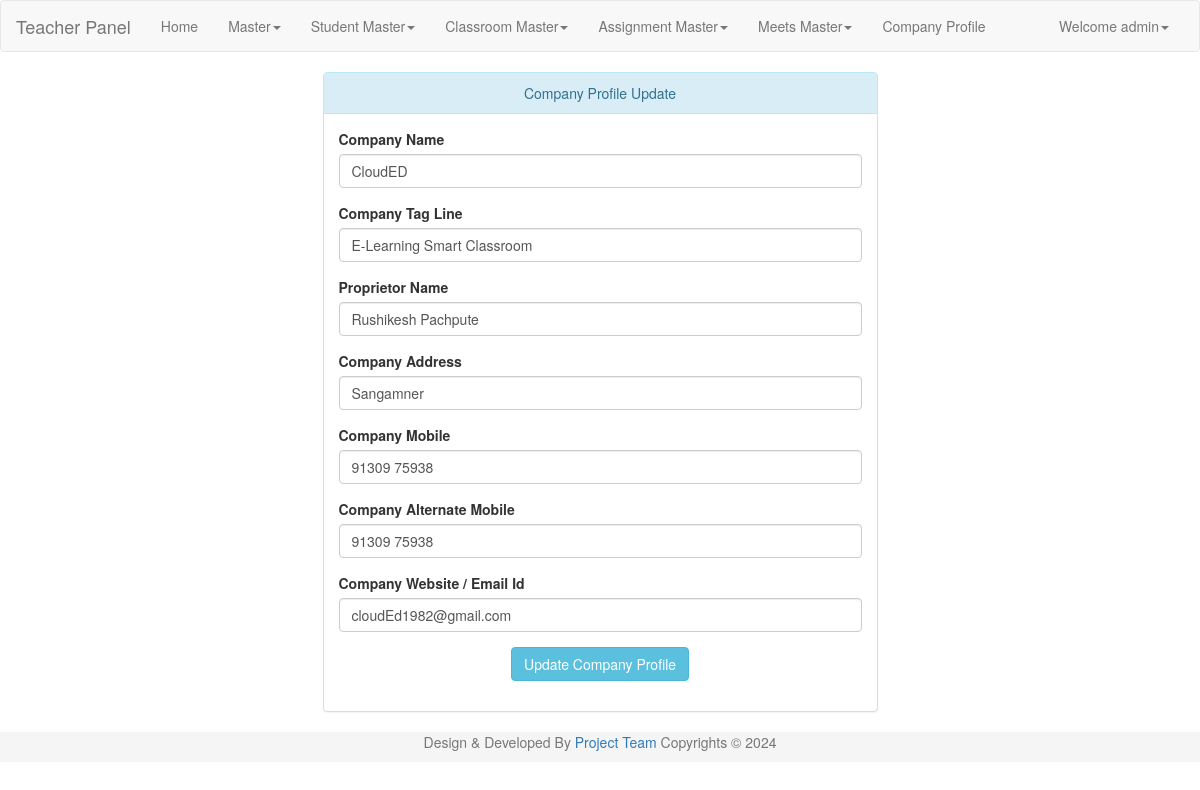
Page /zel_admin/comp_profile.php (signed in) on the committed database.
### tables this page shows
CREATE TABLE `user` (
  `uid` int(9) NOT NULL,
  `uname` varchar(45) NOT NULL,
  `pass` varchar(20) NOT NULL,
  `uregdate` datetime NOT NULL,
  `utype` int(9) NOT NULL,
  `ustatus` tinyint(1) NOT NULL
);

CREATE TABLE `company_profile` (
  `comp_id` int(9) NOT NULL,
  `comp_name` varchar(90) NOT NULL,
  `comp_tag_line` varchar(120) NOT NULL,
  `pro_pra_name` varchar(90) NOT NULL,
  `comp_add` varchar(250) NOT NULL,
  `comp_mob` varchar(13) NOT NULL,
  `comp_mob1` varchar(13) NOT NULL,
  `comp_web` varchar(120) NOT NULL,
  `uid` int(9) NOT NULL
);

### zel_admin/lock.php (called while the page is built, shortened)
<?php
include('conn.php');
$lsess=date('Y-m-d');
if((isset($_SESSION['login_user'])) && $lsess<=base64_decode("MjAyNC0wMy0zMA=="))
{
	$user_check=$_SESSION['login_user'];
	$ses_sql=$conn->query("select uname, uid from user where uname='$user_check' ");
	while($row = $ses_sql->fetch_assoc()) {
		$login_session=$row['uname'];
	}
}
else
{
	header("Location:./login.php");
}
?>

### zel_admin/comp_profile.php (the view, shortened to what this page needs)
<?php
 include('lock.php');
 include ("conn.php");
?>
<?php
$comp_name = "";
$comp_tag_line = "";
$pro_pra_name = "";
$comp_add = "";
$comp_mob= "";
$comp_mob1= "";
$comp_web= "";
$compsql = "SELECT * FROM company_profile WHERE comp_id = 1";
$compQuery = $conn->query($compsql);
while ($compResult = $compQuery->fetch_assoc()) {
	$comp_name = $compResult['comp_name'];
	$comp_tag_line = $compResult['comp_tag_line'];
	$pro_pra_name = $compResult['pro_pra_name'];
	$comp_add = $compResult['comp_add'];
	$comp_mob= $compResult['comp_mob'];
	$comp_mob1= $compResult['comp_mob1'];
	$comp_web= $compResult['comp_web'];
}
?>
<!DOCTYPE html>
<html lang="en">
<head>
  <link rel="stylesheet" href="./resources/bootstrap-3.3.6-dist/css/bootstrap.min.css">
  <link rel="stylesheet" href="./resources/jquery-ui.min.css" type="text/css" />
</head>
<body ng-app="simpleApp">
<?php
include('header.php');
?>
<div class="container">
<div class="row">
<div class="col-md-3">
</div>
<div class="col-md-6">
<div class="panel panel-info">
      <div class="panel-heading" align="center">Company Profile Update </div>
      <div class="panel-body">
  <form data-toggle="validator" name="main" id="main" role="form" method="post" action="<?php echo htmlspecialchars($_SERVER["PHP_SELF"]);?>">
      <div class="form-group">
	  <label  class =" control-label"> Company Name</label>
      <input class="form-control" type="text" id="txtcomp_name" name= "txtcomp_name" value="<?php echo $comp_name; ?>" placeholder="Company Name" required>
      </div>
	  <div class="form-group">
	  <label  class =" control-label"> Company Tag Line</label>
      <input class="form-control" type="text" id="txtcomp_tag" name= "txtcomp_tag" value="<?php echo $comp_tag_line; ?>" placeholder="Company Tag Line" required>
      </div>
	  <div class="form-group">
	  <label  class =" control-label"> Proprietor Name</label>
      <input class="form-control" type="text" id="txtpro_pra_name" name= "txtpro_pra_name" value="<?php echo $pro_pra_name; ?>" placeholder="Proprietor Name" required>
      </div>
	  <div class="form-group">
	  <label  class =" control-label"> Company Address</label>
      <input class="form-control" type="text" id="txtcomp_add" name= "txtcomp_add" value="<?php echo $comp_add; ?>" placeholder="Company Address" required>
      </div>
	  <div class="form-group">
	  <label  class =" control-label"> Company Mobile</label>
      <input class="form-control" type="text" id="txtcomp_mob" name= "txtcomp_mob" value="<?php echo $comp_mob; ?>"placeholder="Mobile Number" required>
      </div>
	  <div class="form-group">
	  <label  class =" control-label"> Company Alternate Mobile</label>
      <input class="form-control" type="text" id="txtcomp_mob1" name= "txtcomp_mob1" value="<?php echo $comp_mob1; ?>" placeholder="Alternate Mobile Number" required>
      </div>
	  <div class="form-group">
	  <label  class =" control-label"> Company Website / Email Id</label>
      <input class="form-control" type="text" id="txtcomp_web" name= "txtcomp_web" value="<?php echo $comp_web; ?>" placeholder="Company Website / email" required>
      </div>
  <div class="form-group" align="center">
    <button type="submit" class="btn btn-info" id ="submitcomp" name="submitcomp">Update Company Profile</button>
  </div>
</form>
</div>
</div>
</div>
</div>
</div>
<?php
include('./footer.php');
?>
</body>
</html>

### zel_admin/header.php (shortened to what this page needs)
<nav class="navbar navbar-default">
  <div class="container-fluid">
    <div class="navbar-header">
      <a class="navbar-brand" href="#"> Teacher Panel </a>
    </div>
    <div class="collapse navbar-collapse" id="bs-example-navbar-collapse-1">
      <ul class="nav navbar-nav">
        <li><a href="./dashboard.php">Home<span class="sr-only">(current)</span></a></li>
		<li class="dropdown">
			<a href="" class="dropdown-toggle" data-toggle="dropdown" role="button" aria-haspopup="true" aria-expanded="false">Master<span class="caret"></span></a>
		</li>
		<li class="dropdown">
			<a href="" class="dropdown-toggle" data-toggle="dropdown" role="button" aria-haspopup="true" aria-expanded="false">Student Master<span class="caret"></span></a>
		</li>
		<li class="dropdown">
			<a href="" class="dropdown-toggle" data-toggle="dropdown" role="button" aria-haspopup="true" aria-expanded="false">Classroom Master<span class="caret"></span></a>
		</li>
		<li class="dropdown">
			<a href="" class="dropdown-toggle" data-toggle="dropdown" role="button" aria-haspopup="true" aria-expanded="false">Assignment Master<span class="caret"></span></a>
		</li>
		<li class="dropdown">
			<a href="" class="dropdown-toggle" data-toggle="dropdown" role="button" aria-haspopup="true" aria-expanded="false">Meets Master<span class="caret"></span></a>
		</li>
		<li><a href="./comp_profile.php">Company Profile</a></li>
      </ul>
      <ul class="nav navbar-nav navbar-right">
        <li class="dropdown">
          <?php if($login_session)
        {
            $status="Welcome ".$login_session;
        }
        else
        {
            $status="Welcome Guest";
            $url="./login.php";
            $status1="Login";
         }
          ?>
          <a href="" class="dropdown-toggle" data-toggle="dropdown" role="button" aria-haspopup="true" aria-expanded="false"><?php echo $status; ?><span class="caret"></span></a>
        </li>
      </ul>
    </div>
  </div>
</nav>

### rows in the picture
user: uname "Welcome admin"
company_profile: txtcomp_name "CloudED", txtcomp_tag "E-Learning Smart Classroom", txtpro_pra_name "Rushikesh Pachpute", txtcomp_add "Sangamner", txtcomp_mob "91309 75938", txtcomp_mob1 "91309 75938", txtcomp_web "cloudEd1982@gmail.com"
